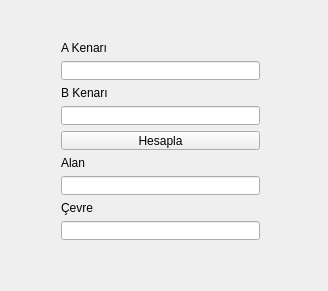
<?xml version="1.0" encoding="UTF-8"?>
<ui version="4.0">
 <class>AnaPencere</class>
 <widget class="QWidget" name="AnaPencere">
  <property name="geometry">
   <rect>
    <x>0</x>
    <y>0</y>
    <width>328</width>
    <height>291</height>
   </rect>
  </property>
  <widget class="QWidget" name="layoutWidget">
   <property name="geometry">
    <rect>
     <x>50</x>
     <y>30</y>
     <width>221</width>
     <height>221</height>
    </rect>
   </property>
   <layout class="QVBoxLayout" name="verticalLayout">
    <item>
     <widget class="QLabel" name="label">
      <property name="text">
       <string>A Kenarı</string>
      </property>
     </widget>
    </item>
    <item>
     <widget class="QLineEdit" name="lineEditA"/>
    </item>
    <item>
     <widget class="QLabel" name="label_2">
      <property name="text">
       <string>B Kenarı</string>
      </property>
     </widget>
    </item>
    <item>
     <widget class="QLineEdit" name="lineEditB"/>
    </item>
    <item>
     <widget class="QPushButton" name="pushButtonHesapla">
      <property name="text">
       <string>Hesapla</string>
      </property>
     </widget>
    </item>
    <item>
     <widget class="QLabel" name="label_5">
      <property name="text">
       <string>Alan</string>
      </property>
     </widget>
    </item>
    <item>
     <widget class="QLineEdit" name="lineEditAlan"/>
    </item>
    <item>
     <widget class="QLabel" name="label_6">
      <property name="text">
       <string>Çevre</string>
      </property>
     </widget>
    </item>
    <item>
     <widget class="QLineEdit" name="lineEditCevre"/>
    </item>
   </layout>
  </widget>
 </widget>
 <layoutdefault spacing="6" margin="11"/>
 <resources/>
 <connections/>
</ui>
